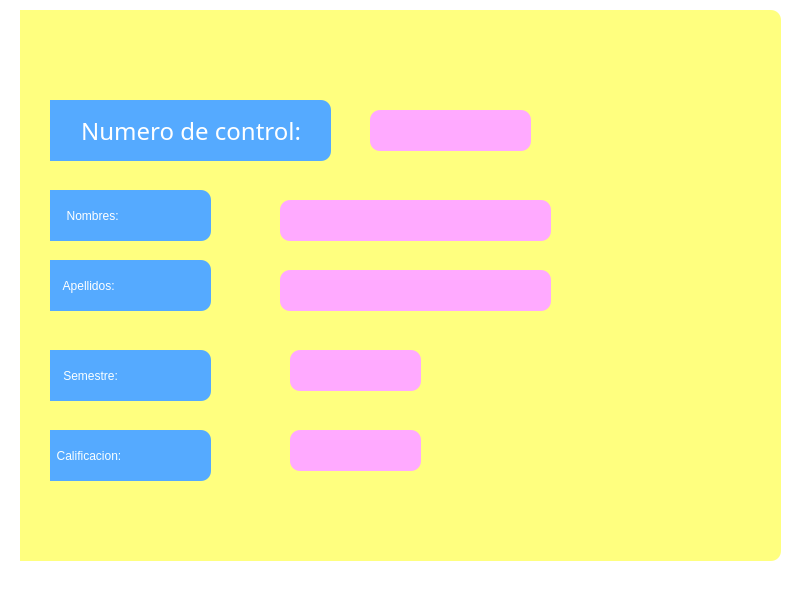
<?xml version="1.0" encoding="UTF-8"?>
<ui version="4.0">
 <class>MainWindow</class>
 <widget class="QMainWindow" name="MainWindow">
  <property name="geometry">
   <rect>
    <x>0</x>
    <y>0</y>
    <width>800</width>
    <height>600</height>
   </rect>
  </property>
  <property name="windowTitle">
   <string>MainWindow</string>
  </property>
  <property name="styleSheet">
   <string notr="true">background-color:transparent;
border-radius:10px;</string>
  </property>
  <widget class="QWidget" name="centralwidget">
   <widget class="QFrame" name="rootProfile">
    <property name="geometry">
     <rect>
      <x>20</x>
      <y>10</y>
      <width>761</width>
      <height>551</height>
     </rect>
    </property>
    <property name="styleSheet">
     <string notr="true">QFrame {
   
	
	
	background-color: rgb(255, 255, 127);
    border-top-right-radius: 10px;
    border-bottom-right-radius: 10px;
    border-top-left-radius: 0px; /* Sin borde redondeado en el lado izquierdo */
    border-bottom-left-radius: 0px; /* Sin borde redondeado en el lado izquierdo */
}

</string>
    </property>
    <property name="frameShape">
     <enum>QFrame::StyledPanel</enum>
    </property>
    <property name="frameShadow">
     <enum>QFrame::Raised</enum>
    </property>
    <widget class="QLineEdit" name="num">
     <property name="geometry">
      <rect>
       <x>350</x>
       <y>100</y>
       <width>161</width>
       <height>41</height>
      </rect>
     </property>
     <property name="styleSheet">
      <string notr="true">background-color: rgb(255, 170, 255);
font: 15pt &quot;Bebas&quot;;
color: rgb(0, 0, 0);</string>
     </property>
    </widget>
    <widget class="QLineEdit" name="nombre">
     <property name="geometry">
      <rect>
       <x>260</x>
       <y>190</y>
       <width>271</width>
       <height>41</height>
      </rect>
     </property>
     <property name="styleSheet">
      <string notr="true">background-color: rgb(255, 170, 255);
font: 15pt &quot;Bebas&quot;;
color: rgb(0, 0, 0);</string>
     </property>
    </widget>
    <widget class="QLineEdit" name="semestre">
     <property name="geometry">
      <rect>
       <x>270</x>
       <y>340</y>
       <width>131</width>
       <height>41</height>
      </rect>
     </property>
     <property name="styleSheet">
      <string notr="true">background-color: rgb(255, 170, 255);
font: 15pt &quot;Bebas&quot;;
color: rgb(0, 0, 0);</string>
     </property>
    </widget>
    <widget class="QLabel" name="ape_lb">
     <property name="geometry">
      <rect>
       <x>30</x>
       <y>250</y>
       <width>161</width>
       <height>51</height>
      </rect>
     </property>
     <property name="styleSheet">
      <string notr="true">background-color: rgb(85, 170, 255);
font: 18pt &quot;Bebas&quot;;
color: rgb(255, 255, 255);</string>
     </property>
     <property name="text">
      <string>    Apellidos:</string>
     </property>
    </widget>
    <widget class="QLabel" name="semestre_lb">
     <property name="geometry">
      <rect>
       <x>30</x>
       <y>340</y>
       <width>161</width>
       <height>51</height>
      </rect>
     </property>
     <property name="styleSheet">
      <string notr="true">background-color: rgb(85, 170, 255);
font: 18pt &quot;Bebas&quot;;
color: rgb(250, 255, 255);</string>
     </property>
     <property name="text">
      <string>    Semestre:</string>
     </property>
    </widget>
    <widget class="QLabel" name="semestre_lb_2">
     <property name="geometry">
      <rect>
       <x>30</x>
       <y>90</y>
       <width>281</width>
       <height>61</height>
      </rect>
     </property>
     <property name="font">
      <font>
       <family>Bebas</family>
       <pointsize>18</pointsize>
       <weight>50</weight>
       <italic>false</italic>
       <bold>false</bold>
      </font>
     </property>
     <property name="styleSheet">
      <string notr="true">background-color: rgb(85, 170, 255);
font: 18pt &quot;Bebas&quot;;
color: rgb(255, 255, 255);</string>
     </property>
     <property name="text">
      <string>     Numero de control:</string>
     </property>
    </widget>
    <widget class="QLabel" name="nombre_lb">
     <property name="geometry">
      <rect>
       <x>30</x>
       <y>180</y>
       <width>161</width>
       <height>51</height>
      </rect>
     </property>
     <property name="styleSheet">
      <string notr="true">background-color: rgb(85, 170, 255);

font: 18pt &quot;Bebas&quot;;
color: rgb(255, 255, 255);</string>
     </property>
     <property name="text">
      <string>     Nombres:</string>
     </property>
    </widget>
    <widget class="QLineEdit" name="apellido">
     <property name="geometry">
      <rect>
       <x>260</x>
       <y>260</y>
       <width>271</width>
       <height>41</height>
      </rect>
     </property>
     <property name="styleSheet">
      <string notr="true">background-color: rgb(255, 170, 255);
font: 15pt &quot;Bebas&quot;;
color: rgb(0, 0, 0);</string>
     </property>
    </widget>
    <widget class="QRadioButton" name="buttonExit">
     <property name="geometry">
      <rect>
       <x>10</x>
       <y>10</y>
       <width>16</width>
       <height>21</height>
      </rect>
     </property>
     <property name="cursor">
      <cursorShape>PointingHandCursor</cursorShape>
     </property>
     <property name="toolTip">
      <string>Salir</string>
     </property>
     <property name="text">
      <string/>
     </property>
    </widget>
    <widget class="QRadioButton" name="buttonMinimize">
     <property name="geometry">
      <rect>
       <x>30</x>
       <y>10</y>
       <width>16</width>
       <height>21</height>
      </rect>
     </property>
     <property name="cursor">
      <cursorShape>PointingHandCursor</cursorShape>
     </property>
     <property name="focusPolicy">
      <enum>Qt::NoFocus</enum>
     </property>
     <property name="toolTip">
      <string>Minimizar</string>
     </property>
     <property name="styleSheet">
      <string notr="true"/>
     </property>
     <property name="text">
      <string/>
     </property>
     <property name="autoExclusive">
      <bool>false</bool>
     </property>
    </widget>
    <widget class="QPushButton" name="pushButton">
     <property name="geometry">
      <rect>
       <x>630</x>
       <y>20</y>
       <width>91</width>
       <height>81</height>
      </rect>
     </property>
     <property name="text">
      <string/>
     </property>
     <property name="icon">
      <iconset>
       <normaloff>D:/Users/MAL19/Downloads/alumno.png</normaloff>D:/Users/MAL19/Downloads/alumno.png</iconset>
     </property>
     <property name="iconSize">
      <size>
       <width>100</width>
       <height>100</height>
      </size>
     </property>
    </widget>
    <widget class="QLineEdit" name="puntos">
     <property name="geometry">
      <rect>
       <x>270</x>
       <y>420</y>
       <width>131</width>
       <height>41</height>
      </rect>
     </property>
     <property name="styleSheet">
      <string notr="true">background-color: rgb(255, 170, 255);
font: 15pt &quot;Bebas&quot;;
color: rgb(0, 0, 0);</string>
     </property>
    </widget>
    <widget class="QLabel" name="calif">
     <property name="geometry">
      <rect>
       <x>30</x>
       <y>420</y>
       <width>161</width>
       <height>51</height>
      </rect>
     </property>
     <property name="styleSheet">
      <string notr="true">background-color: rgb(85, 170, 255);
font: 18pt &quot;Bebas&quot;;
color: rgb(250, 255, 255);</string>
     </property>
     <property name="text">
      <string>  Calificacion:</string>
     </property>
    </widget>
   </widget>
  </widget>
  <widget class="QStatusBar" name="statusbar"/>
 </widget>
 <resources/>
 <connections/>
</ui>
